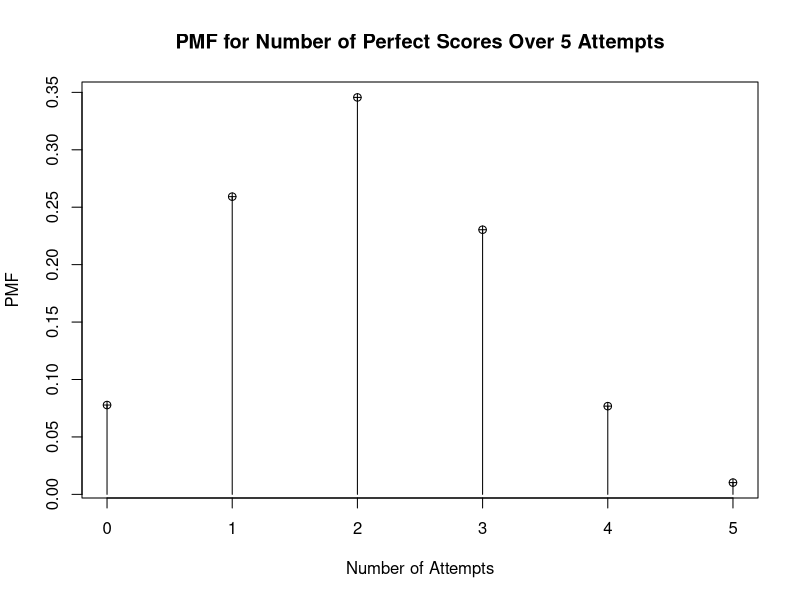
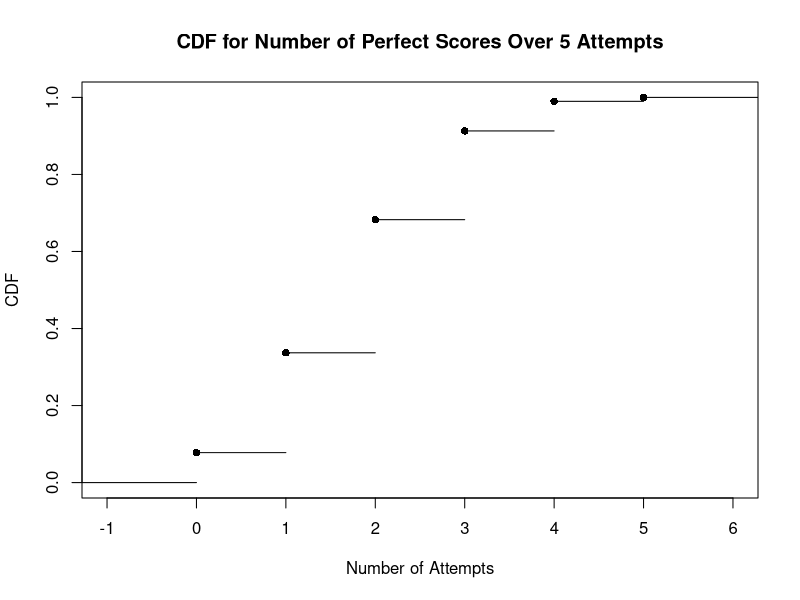
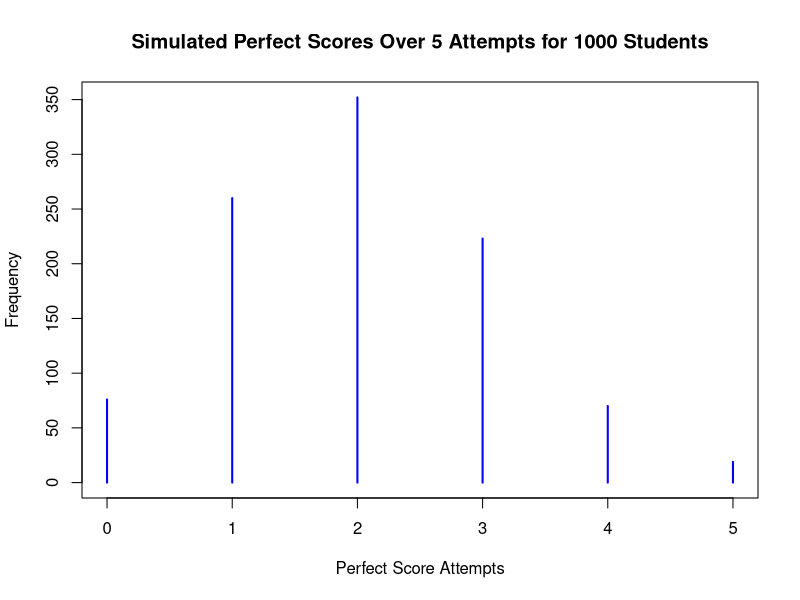
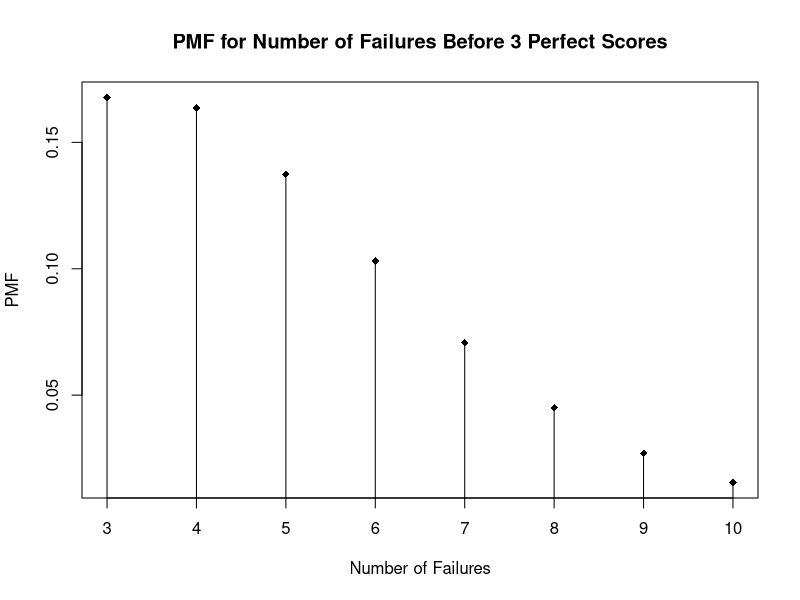
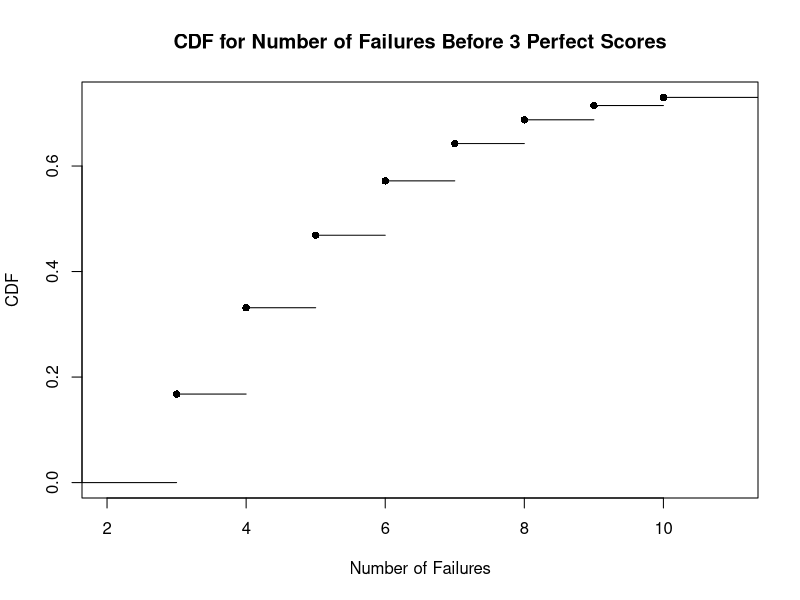
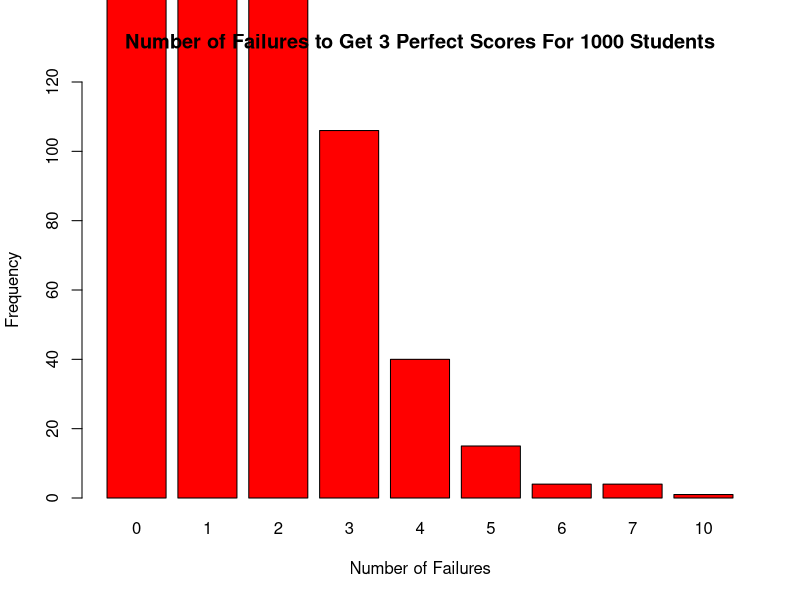
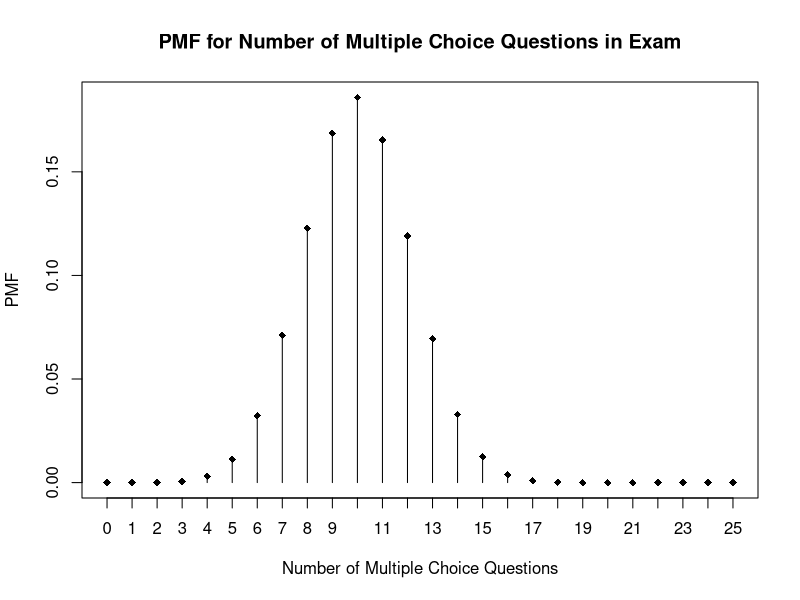
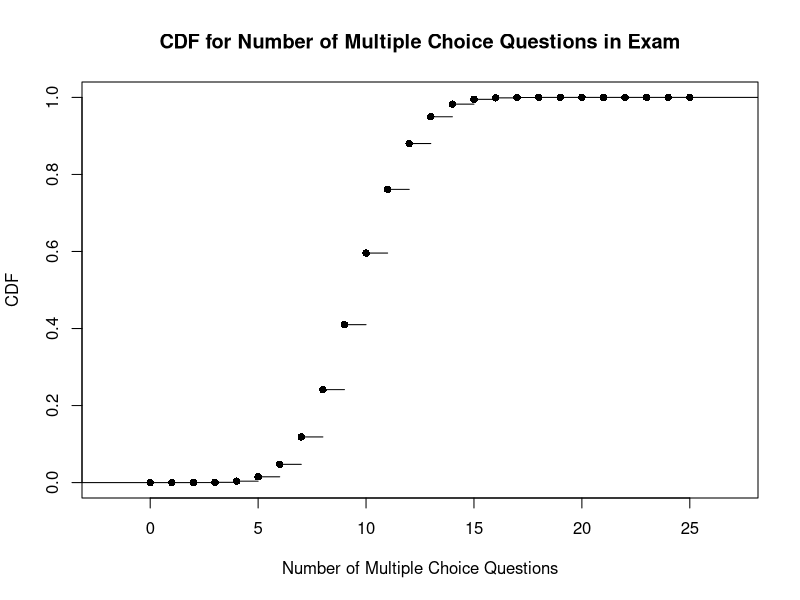

R code for these plots, in order:
#Part 1
#A)Compute and plot the probability distribution for the number of perfect scores over the 5 attempts (both the PMF and CDF)
#PMF plot
n <- 5
p <- 0.4
pmf <- dbinom(0:n, size = n, prob = p)
plot(0:n, pmf, type = "h", xaxt = "n",
     main = "PMF for Number of Perfect Scores Over 5 Attempts", 
     xlab = "Number of Attempts", ylab = "PMF")
points(0:n, pmf, pch = 10)   
axis(side = 1, at = 0:n, labels = TRUE)

#CDF plot
cdf <- cumsum(pmf)
cdf <- c(0, cdf)
cdfplot <- stepfun(0:n, cdf)
plot(cdfplot, verticals = FALSE, pch = 16,
     main = "CDF for Number of Perfect Scores Over 5 Attempts", 
     xlab = "Number of Attempts", ylab = "CDF")


#B)What is the probability that a student will score a perfect score in exactly 2 out of the 5 attempts?
dbinom(2, size = n, prob = p)


#C)What is the probability that a student will score a perfect score in at least 2 out of the 5 attempts?
sum(dbinom(2:n, size = n, prob = p))


#D)Simulate the number of perfect scores over 5 attempts for 1000 students. Show the barplot of the frequencies of successes.
dist <- rbinom(1000, size = n, prob = p)
dist.table <- table(dist)
plot(dist.table, type="h", col="blue", ylab = "Frequency", 
     xlab = "Perfect Score Attempts", 
     main = "Simulated Perfect Scores Over 5 Attempts for 1000 Students")

#Part 2
#A)Compute and plot the probability distribution for scoring the three perfect scores (both the PMF and CDF). The student will only go for a maximum of 10 failures before giving up.
#PMF plot
n <- 10
p <- 0.7
pmf <- dnbinom(3:n, size = n, prob = p)
plot(3:n, pmf, type = "h", xaxt = "n",
     main = "PMF for Number of Failures Before 3 Perfect Scores", 
     xlab = "Number of Failures", ylab = "PMF")
points(3:n, pmf, pch = 18)   
axis(side = 1, at = 3:n, labels = TRUE)

#CDF plot
cdf <- cumsum(pmf)
cdf <- c(0, cdf)
cdfplot <- stepfun(3:n, cdf)
plot(cdfplot, verticals = FALSE, pch = 16,
     main = "CDF for Number of Failures Before 3 Perfect Scores", 
     xlab = "Number of Failures", ylab = "CDF")

#B)What is the probability that the student will have the three perfect scores with exactly 5 failures?
r <- 3 #number of successes
f <- 5 #number of failures
p = 0.7
dnbinom(f, size = r, prob = p)

#C)What is the probability that the student will have the three perfect scores with at most 5 failures?
sum(dnbinom(0:f, size = r, prob = p))

#D) Simulate the number of failures to get the three perfect scores for 1000 students. Show the barplot of the frequencies of the failures.
perf.scores <- rnbinom(1000, size = 3, prob = p)
perf.scores <- table(perf.scores)
barplot(perf.scores, ylim = c(0,120), xlab = "Number of Failures", 
        ylab = "Frequency", 
        main = "Number of Failures to Get 3 Perfect Scores For 1000 Students",
        col = "Red")

#Part 3
#A)Compute and plot the probability distribution (both the PMF and CDF) for the number of multiple choice questions out of the 25 questions that the student will be given?
K <- 25 #sample size
m.multiplechoice <- 40 #interested
n.written <- 60 #not interested

pmf <- dhyper(0:K, m = m.multiplechoice, n = n.written, k = K)
plot(0:K, pmf, type = "h", xaxt = "n",
     main = "PMF for Number of Multiple Choice Questions in Exam", 
     xlab = "Number of Multiple Choice Questions", ylab = "PMF")
points(0:K, pmf, pch = 18)   
axis(side = 1, at = 0:K, labels = TRUE)

cdf <- phyper(0:K, m = m.multiplechoice, n = n.written, k = K)
cdf <- c(0, cdf)
cdfplot <- stepfun(0:K, cdf)
plot(cdfplot, verticals = FALSE, pch = 16,
     main = "CDF for Number of Multiple Choice Questions in Exam", 
     xlab = "Number of Multiple Choice Questions", ylab = "CDF")

#B)What is the probability that the student will have exactly 15 multiple choice questions out of the 25 questions in the exam?

dhyper(15, m = m.multiplechoice, n = n.written, k = K)

#C)What is the probability that the student will have at least 15 multiple choice questions out of the 25 questions in the exam?

sum(dhyper(15:K, m = m.multiplechoice, n = n.written, k = K))

#D)Simulate the number of multiple choice questions for 1000 students. Show the barplot of the frequencies of the multiple-choice questions.
par(mai = c(1, 1, 1, 1))
par(mgp=c(3,1,0))
simulation <- rhyper(1000, m = m.multiplechoice, n = n.written, k = K)
simulation.table <- table(simulation)
barplot(simulation.table, ylim = c(0,200), las=2, ylab = "Frequency", 
        xlab = "Number of Multiple Choice Questions", 
        main = "Number of Multiple Choice Questions for 1000 Students", 
        col="dark green")

#Part 4
#A)What is the probability that the professor will have to answer exactly 10 questions per day?
dpois(10, lambda=15)

#B)What is the probability that the professor will have to answer at most 10 questions per day?
ppois(10, lambda=15)

#C)What is the probability that the professor will have to answer between 7 and 12 questions (inclusive)?
sum(dpois(7:12, lambda=15))

#D)Calculate and plot the PMF for the first 20 questions.
pmf <- dpois(0:20, lambda=15)
plot(0:20,pmf,type="h", main = "PMF for the First 20 Questions",
     xlab="Question Number",ylab="PMF", ylim = c(0, 0.12))
abline(h=0, col="red")

#E) Suppose the course runs for 50 days. Simulate the number of questions the professor gets per day over the course run. Show a barplot of the frequencies of the number of questions. Show a boxplot of the number of questions. What do you infer from the plots?
pois.simulation <- rpois(50, lambda = 15)
plot(table(pois.simulation), ylab = "Frequency", 
     xlab = "Number of Questions Received", 
     main = "50 Day Simulation for Number of Questions Received Each Day")
boxplot(pois.simulation, main = "50 Day Simulation for Number of Questions Received Each Day")

#Looking at the boxplot, we can see that the average is 15 questions as expected, 
#but there seem to be more outliers on the upper end than the lower end. 
#This is possibly because there is no upper limit for the number of questions 
#that can be recieved while there is a lower limit of 0 for the number of 
#questions received. Although 15 is the average number of questions, 
#18 was the most frequently recieved number of questions. It is evident that the 
#scores are more highly distributed above 15 than below 15 by looking at the 
#barplot which has a value of 11 questions above average, whereas the lowest 
#value is only 6 questions less than the average.

#Part 5
#A)Plot the PDF of this distribution covering the three standard deviations on either side of the mean
mu = 100
sigma = 15
x <- seq(50,150)
pdf = dnorm(x, mean = mu, sd = sigma)
plot(x, pdf, type="l", col="dark green", xaxt="n", ylim = c(0, 0.030), 
     xlab = "Number of Dollars Spent", ylab = "PDF", 
     main = "PDF of Number of Dollars Spent At An Amusement Part")
axis(side = 1, at = c(mu-3*sigma,mu-2*sigma,mu-sigma,mu,mu+sigma,mu+2*sigma,mu+3*sigma), 
     labels = TRUE)

#B)What are the chances that a randomly selected visitor will spend more than $125?

probability.above <- 1 - pnorm(125, mu, sigma)
probability.above * 100
#4.8% chance

#C)What is the chance that a randomly selected visitor will spend between $85 and $95 (inclusive)?
probability.between <- pnorm(95, mu, sigma) - pnorm(85, mu, sigma)
probability.between * 100
#21% chance

#D)What are the chances of spending within one standard deviation, two standard deviations, and three standard deviations, respectively?
probabiity.one.stdev <- pnorm(mu + sigma, mu, sigma) - pnorm(mu - sigma, mu, sigma)
probabiity.one.stdev * 100
#68% chance

probabiity.two.stdev <- pnorm(mu + 2*sigma, mu, sigma) - pnorm(mu - 2*sigma, mu, sigma)
probabiity.two.stdev * 100
#95% chance

probabiity.three.stdev <- pnorm(mu + 3*sigma, mu, sigma) - pnorm(mu - 3*sigma, mu, sigma)
probabiity.three.stdev * 100
#99% chance

#E)Between what two values will the middle 90% of the money spent will fall?
(top_value <- qnorm(0.95, mu, sigma))
(low_value <- qnorm(0.05, mu, sigma))

#F)If the theme park gives a free T-shirt for the top 1% of the spenders, what will be the minimum amount you have to spend to get the free T-shirt?
qnorm(0.99, mu, sigma)

#G)Show a plot for 10,000 visitors using the above distribution. This is continuous distribution.

y <- rnorm(10000, mu, sigma)
hist(y, xlab ="Amount Spent", 
     main = "Simulatiom of Amount Spent for 10000 Visitors", ylim=c(0,3000), 
     col="blue")





